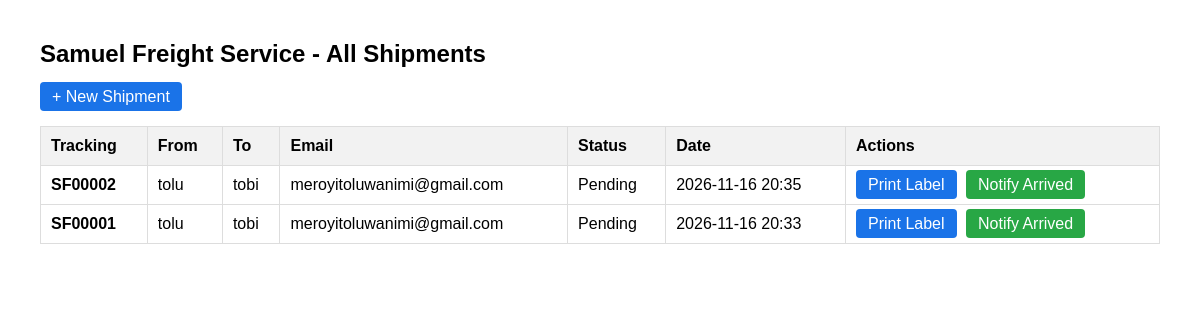
Page /list on the committed database.
### tables this page shows
CREATE TABLE shipments (
                id INTEGER PRIMARY KEY AUTOINCREMENT,
                tracking_number TEXT UNIQUE,
                sender_name TEXT,
                sender_phone TEXT,
                sender_address TEXT,
                receiver_name TEXT,
                receiver_phone TEXT,
                receiver_email TEXT,
                receiver_address TEXT,
                package_count TEXT,
                delivery_type TEXT,
                pickup_location TEXT,
                custom_pickup TEXT,
                status TEXT DEFAULT 'Pending',
                created_at TEXT
            );

### app.py (the view)
@app.route('/list')
def list_shipments():
    with get_db() as conn:
        shipments = conn.execute('SELECT * FROM shipments ORDER BY id DESC').fetchall()
    return render_template('list.html', shipments=shipments)

### app.py (called while the page is built)
def get_db():
    conn = sqlite3.connect('shipments.db')
    conn.row_factory = sqlite3.Row
    return conn

### templates/list.html (shortened to what this page needs)
<!DOCTYPE html>
<html>
<head>
</head>
<body>
    <h2>Samuel Freight Service - All Shipments</h2>
    <p><a href="/create" class="button">+ New Shipment</a></p>
    <table>
        <tr>
            <th>Tracking</th>
            <th>From</th>
            <th>To</th>
            <th>Email</th>
            <th>Status</th>
            <th>Date</th>
            <th>Actions</th>
        </tr>
        {% for s in shipments %}
        <tr>
            <td><strong>{{ s.tracking_number }}</strong></td>
            <td>{{ s.sender_name }}</td>
            <td>{{ s.receiver_name }}</td>
            <td>{{ s.receiver_email }}</td>
            <td>{{ s.status }}</td>
            <td>{{ s.created_at }}</td>
            <td>
                <a href="/label/{{ s.tracking_number }}" target="_blank" class="button">Print Label</a>
                <a href="/notify/{{ s.tracking_number }}" class="button notify" onclick="return confirm('Send arrival email to {{ s.receiver_email }}?')">Notify Arrived</a>
            </td>
        </tr>
        {% endfor %}
    </table>
</body>
</html>

### templates/list.html (style rules this page uses)
body { font-family: Arial, sans-serif; margin: 40px; }
table { width: 100%; border-collapse: collapse; margin-top: 20px; }
th, td { border: 1px solid #ddd; padding: 10px; text-align: left; }
th { background: #f2f2f2; }
a.button { background: #1a73e8; color: white; padding: 6px 12px; text-decoration: none; border-radius: 4px; margin-right: 5px; }
a.notify { background: #28a745; }

### rows in the picture
shipments: tracking_number "SF00002", sender_name "tolu", receiver_name "tobi", receiver_email "meroyitoluwanimi@gmail.com", status "Pending", created_at "2026-11-16 20:35"
shipments: tracking_number "SF00001", sender_name "tolu", receiver_name "tobi", receiver_email "meroyitoluwanimi@gmail.com", status "Pending", created_at "2026-11-16 20:33"
